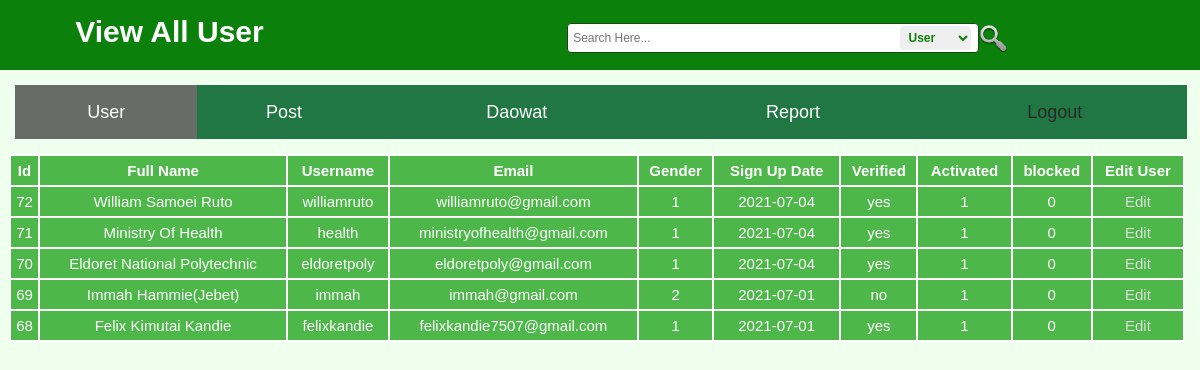
/mainAdmin/users.php (signed in), run on the app's committed database.
### tables this page shows
CREATE TABLE `users` (
  `id` int(11) NOT NULL,
  `first_name` varchar(255) NOT NULL,
  `username` varchar(255) NOT NULL,
  `email` varchar(255) NOT NULL,
  `password` varchar(255) NOT NULL,
  `gender` varchar(7) NOT NULL,
  `birthday` date NOT NULL,
  `country` varchar(255) NOT NULL,
  `city` text NOT NULL,
  `hometown` text NOT NULL,
  `sign_up_date` date NOT NULL,
  `activated` enum('0','1') NOT NULL,
  `confirmCode` int(11) NOT NULL DEFAULT '0',
  `blocked_user` enum('0','1') NOT NULL DEFAULT '0',
  `bio` text NOT NULL,
  `queote` text NOT NULL,
  `profile_pic` text NOT NULL,
  `cover_pic` text NOT NULL,
  `friend_array` text NOT NULL,
  `closed` varchar(3) NOT NULL DEFAULT 'no',
  `relationship` varchar(255) NOT NULL,
  `mobile` varchar(15) NOT NULL,
  `pub_email` varchar(255) NOT NULL,
  `company` text NOT NULL,
  `position` text NOT NULL,
  `school` text NOT NULL,
  `concentration` text NOT NULL,
  `nick_name` varchar(32) NOT NULL,
  `verify_id` varchar(3) NOT NULL DEFAULT 'no',
  `pass_question` text NOT NULL,
  `pass_ans` text NOT NULL,
  `chatOnlineTime` timestamp NOT NULL DEFAULT CURRENT_TIMESTAMP
);

### mainAdmin/users.php (the view, shortened to what this page needs)
<?php
if (!isset($_SESSION['admin_user'])) {
	header('location: login.php');
}
else {
?>
<!DOCTYPE html>
<html>
<head>
	<link rel="stylesheet" type="text/css" href="adminStyle.css">
	<link rel="stylesheet" type="text/css" href="../css/header.css">
</head>
<body>
<div class="main">
	<table class="adminHeader">
		<tr>
			<th>
				<a href="index.php"><h1>View All User</h1></a>
			</th>
			<th class="search">
				<form action="search.php" method="get">
					<input type="text" id="search" name="keywords" placeholder="Search Here..."  />
					<select name="topic" class="search_topic">
						<option>User</option>
					</select>
					<button type="submit" name="search" ><img src="../img/search.png" style="margin: 0 0 -12px 1px; padding: 0;" height="33" width="33"></button>
				</form>
			</th>
		</tr>
	</table>
	<table class="adminmenu">
		<tr>
			<th style="background-color: #686B68;"><a href="users.php"><h1>User</h1></a></th>
			<th><a href="posts.php"><h1>Post</h1></a></th>
			<th><a href="daowat.php"><h1>Daowat</h1></a></th>
			<th><a href="report.php"><h1>Report</h1></a></th>
			<th><a href="logout.php"><h1 style="color: #292929;">Logout</h1></a></th>
		</tr>
	</table>
	<table class="rightsidemenu">
		<tr style="font-weight: bold;" colspan="10" bgcolor="#4DB849">
			<th>Id</th>
			<th>Full Name</th>
			<th>Username</th>
			<th>Email</th>
			<th>Gender</th>
			<th>Sign Up Date</th>
			<th>Verified</th>
			<th>Activated</th>
			<th>blocked</th>
			<th>Edit User</th>
		</tr>
		<tr>
			<?php
			$query = "SELECT * FROM users ORDER BY id DESC";
			$run = mysql_query($query);
			while ($row=mysql_fetch_assoc($run)) {
				$id = $row['id'];
				$fullname = $row['first_name'];
				$username = $row['username'];
				$email = $row['email'];
				$gender = $row['gender'];
				$signupdate = $row['sign_up_date'];
				$verified = $row['verify_id'];
				$activated = $row['activated'];
				$blocked= $row['blocked_user'];
			 ?>
			<th><?php echo $id; ?></th>
			<th><?php echo $fullname; ?></th>
			<th><?php echo $username; ?></th>
			<th><?php echo $email; ?></th>
			<th><?php echo $gender; ?></th>
			<th><?php echo $signupdate; ?></th>
			<th><?php echo $verified; ?></th>
			<th><?php echo $activated; ?></th>
			<th><?php echo $blocked; ?></th>
			<th class="edituser"><a href="editUsers.php?user=<?php echo $id; ?>">Edit</a></th>
		</tr>
		<?php } ?>
	</table>
</div>
</body>
</html>
<?php } ?>

### mainAdmin/adminStyle.css (style rules this page uses)
html, body, div, span, applet, object, iframe, h1, h2, h3, h4, h5, h6, p, blockquote, pre, a, abbr, acronym, address, big, cite, code, del, dfn, em, img, ins, kbd, q, s, samp, small, strike, strong, sub, sup, tt, var, b, u, i, center, dl, dt, dd, ol, ul, li, fieldset, form, label, legend, table, caption, tbody, tfoot, thead, tr, th, td, article, aside, canvas, details, embed, figure, figcaption, footer, header, hgroup, menu, nav, output, ruby, section, summary, time, mark, audio, video { margin: 0; padding: 0; border: 0; font-size: 100%; font: inherit; vertical-align: baseline; }
table { border-collapse: collapse; border-spacing: 0; }
* { margin: 0px; padding: 0px; }
body, button, input, label, select, td, textarea { font-family: helvetica, arial, sans-serif; font-size: 12px; }
html { height: 100%; }
body { line-height: 1; width: 100%; background-color: #EEFFEE; padding:0px; font-size: 12px; height: 100%; }
div { display: block; }
.main { height: 100%; width: 100%; min-width: 1070px; margin: 0; padding: 0; }
.adminHeader { margin: 0; padding: 0; height: 70px; width: 100%; min-width: 400px; background-color: #0B810B; text-align: center; vertical-align: center; }
.adminHeader h1 { font-size: 30px; font-weight: bold; color: #fff; padding: 17px 0 0 0; }
.adminHeader a { text-decoration: none; }
.adminmenu { height: 40px; background-color: #207743; color: #fff; width: 97.66%; margin: 15px; }
.adminmenu a { font-size: 18px; text-decoration: none; padding: 16px 4px; color: #fff; }
.rightsidemenu { float: right; text-align: center; width: 98%; margin: 0 15px 15px; background-color: #4DB849; font-size: 15px; color: #fff; }
.rightsidemenu th { margin-top: 5px; border: 2px solid; padding: 7px 2px; }
.edituser a { text-decoration: none; color: #ddd; }

### css/header.css (style rules this page uses)
html, body, div, span, applet, object, iframe, h1, h2, h3, h4, h5, h6, p, blockquote, pre, a, abbr, acronym, address, big, cite, code, del, dfn, em, img, ins, kbd, q, s, samp, small, strike, strong, sub, sup, tt, var, b, u, i, center, dl, dt, dd, ol, ul, li, fieldset, form, label, legend, table, caption, tbody, tfoot, thead, tr, th, td, article, aside, canvas, details, embed, figure, figcaption, footer, header, hgroup, menu, nav, output, ruby, section, summary, time, mark, audio, video { margin: 0; padding: 0; border: 0; font-size: 100%; font: inherit; vertical-align: baseline; }
table { border-collapse: collapse; border-spacing: 0; }
* { margin: 0px; padding: 0px; }
body, button, input, label, select, td, textarea { font-family: helvetica, arial, sans-serif; font-size: 12px; }
html { height: 100%; }
body { line-height: 1; width: 100%; min-width: 975px; background-color: #EEFFEE; padding:0px; font-size: 12px; }
div { display: block; }
.search input { width: 400px; margin: 10px 0 0 37px; border-radius: 4px; padding: 5px; height: 18px; border: 1px solid #154815; }
.search button { background: none; border: none; }
.search_topic { border-radius: 4px; padding: 4px; font-weight: bold; color: #0B810B; margin-left: -82px; border: none; }

### data on the page
users: id "72", first_name "William Samoei Ruto", username "williamruto", email "williamruto@gmail.com", gender "1", sign_up_date "2021-07-04", verify "yes", activated "1", blocked_user "0"
users: id "71", first_name "Ministry Of Health", username "health", email "ministryofhealth@gmail.com", gender "1", sign_up_date "2021-07-04", verify "yes", activated "1", blocked_user "0"
users: id "70", first_name "Eldoret National Polytechnic", username "eldoretpoly", email "eldoretpoly@gmail.com", gender "1", sign_up_date "2021-07-04", verify "yes", activated "1", blocked_user "0"
users: id "69", first_name "Immah Hammie(Jebet)", username "immah", email "immah@gmail.com", gender "2", sign_up_date "2021-07-01", verify "no", activated "1", blocked_user "0"
users: id "68", first_name "Felix Kimutai Kandie", username "felixkandie", email "felixkandie7507@gmail.com", gender "1", sign_up_date "2021-07-01", verify "yes", activated "1", blocked_user "0"
